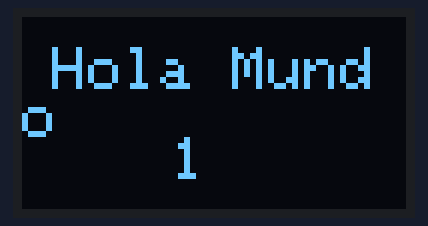
Simulated run of this sketch. Board: Arduino Uno, built with avr-gcc and run on an emulated ATmega328P. Parts: 128×64 one-colour display.

Above: at 0.1 s.
At 1.1 s:
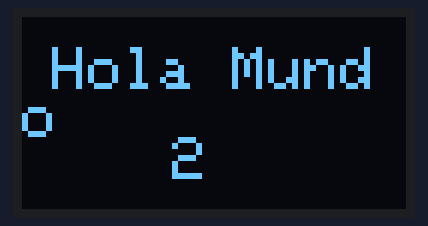
At 2.2 s:
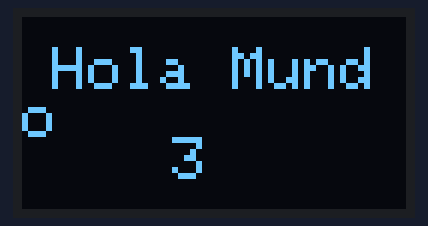
At 4.2 s:
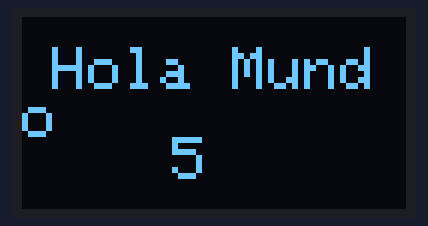
At 6.3 s:
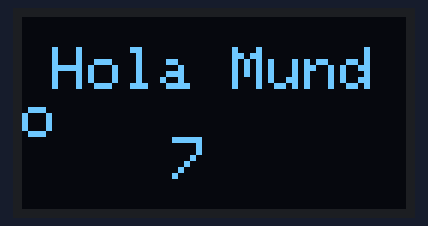
At 9.4 s:
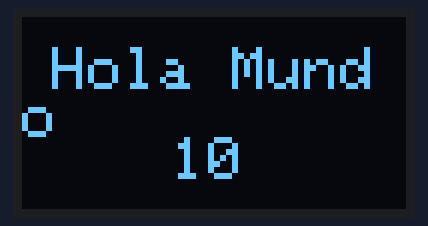

Measured:
- by itself, everything shown: repeats every 10.3 s, in 10 steps
- what the display in image 1 shows lasts 1.0 s, from 1.1 s to 2.1 s

The sketch:

holamundo.ino
```cpp
#include <Wire.h>
#include <Adafruit_SSD1306.h>

Adafruit_SSD1306 display(128, 64, &Wire, -1);

void setup() {
  if (!display.begin(SSD1306_SWITCHCAPVCC, 0x3C)) for (;;);
  display.setTextSize(2);
  display.setTextColor(WHITE);
}

void loop() {
  for (int i = 1; i <= 10; i++) {
    display.clearDisplay();
    display.setCursor(10, 10);
    display.println("Hola Mundo");
    display.setCursor(50, 40);
    display.print(i);
    display.display();
    delay(1000);
  }
}
```
